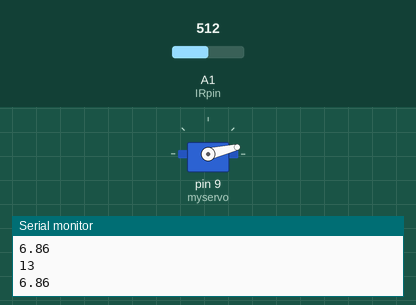
The sketch below on a simulated Arduino Uno, built with avr-gcc and run on an emulated ATmega328P. On the bench: servo, the last lines printed to the serial monitor. The test bench sets the inputs (shaded band); at power-on: A1 (IRpin) = 512.

Above: at 1.2 s.
1.3 s: A1 (IRpin) set to 306
At 2.2 s:
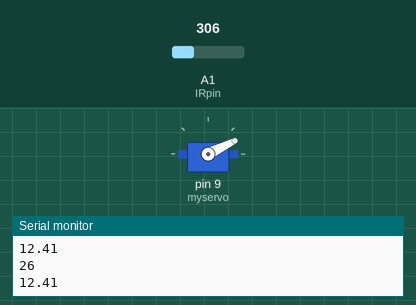
2.9 s: A1 (IRpin) set to 122
At 4.3 s:
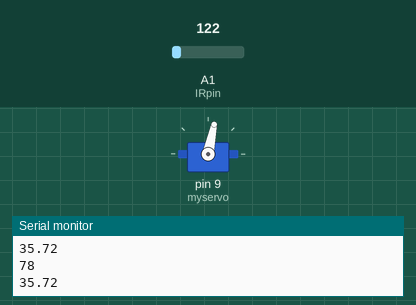
4.6 s: A1 (IRpin) set to 70
At 5.3 s:
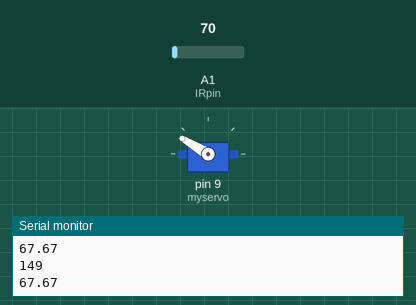
6.4 s: A1 (IRpin) set to 90
At 7.5 s:
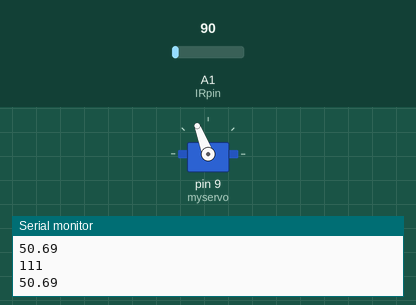
8.1 s: A1 (IRpin) set to 0
At 9.6 s:
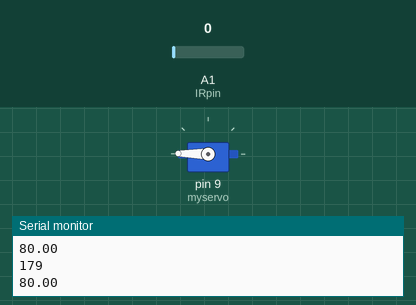
9.9 s: A1 (IRpin) set to 511
At 10.6 s:
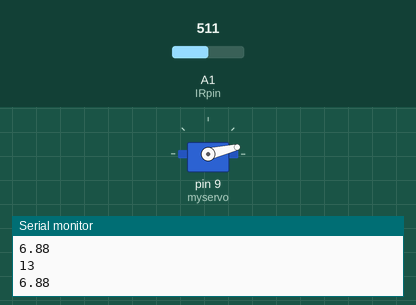
Timing chart, 0 to 12.6 s (numbered marks = the images above; inputs shaded):
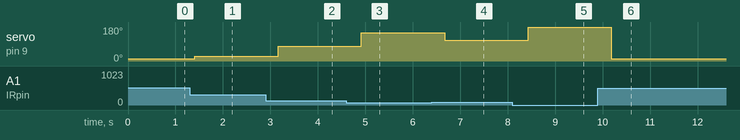

The sketch:

lampara.ino
```cpp
#include <Servo.h>

int IRpin = 1;                                    // analog pin for reading the IR sensor
Servo myservo;

int potpin = 5;
int val;

void setup() {
  Serial.begin(9600);


  // start the serial port
  myservo.attach(9);
}

void loop() {
  //float volts = analogRead(IRpin)*0.0048828125;   // value from sensor * (5/1024) - if running 3.3.volts then change 5 to 3.3
  //float distance = 65*pow(volts, -1.10);          // worked out from graph 65 = theretical distance / (1/Volts)S - luckylarry.co.uk
  float volts = analogRead(IRpin)*0.00322265624;
  float distance = 12.21*pow(volts, -1.15);
  if (distance > 80) {
    distance = 80;
  }

  //val = analogRead(potpin);
  val = map(distance,0,80, 0, 179);


  Serial.println(val);

  myservo.write(val);
  Serial.println(distance);

  // print the distance
  delay(350);                                    // arbitary wait time.
}
```

Measured:
- after the input at 1.3 s, servo on pin 9 (myservo): 13° → 26° after 0.11 s
- after the input at 2.9 s, servo on pin 9 (myservo): 26° → 78° after 0.26 s
- after the input at 4.6 s, servo on pin 9 (myservo): 78° → 149° after 0.32 s
- after the input at 6.4 s, servo on pin 9 (myservo): 149° → 111° after 0.27 s
- after the input at 8.1 s, servo on pin 9 (myservo): 111° → 179° after 0.33 s
- after the input at 9.9 s, servo on pin 9 (myservo): 179° → 13° after 0.28 s
